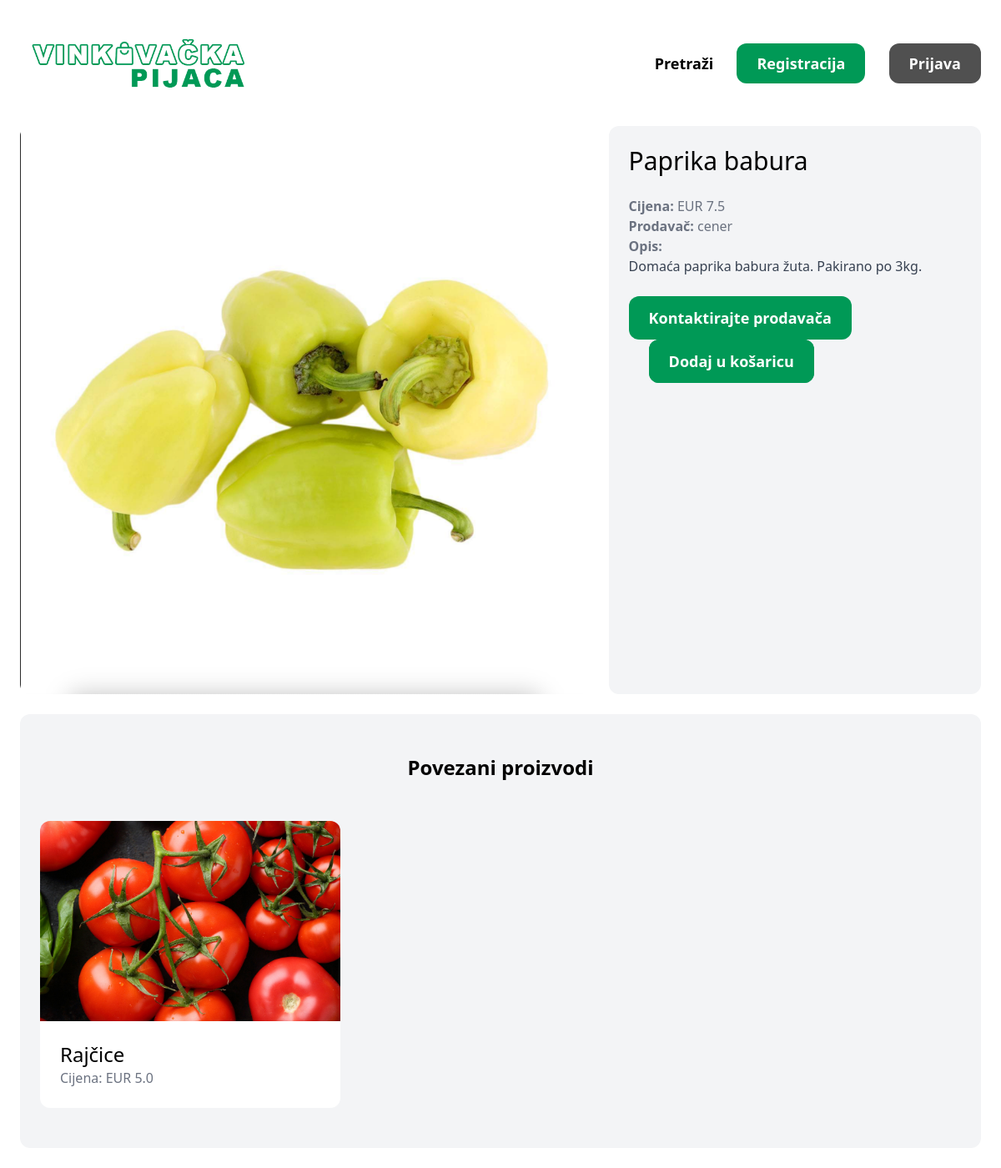
The page /items/13/ on the database as committed earlier.
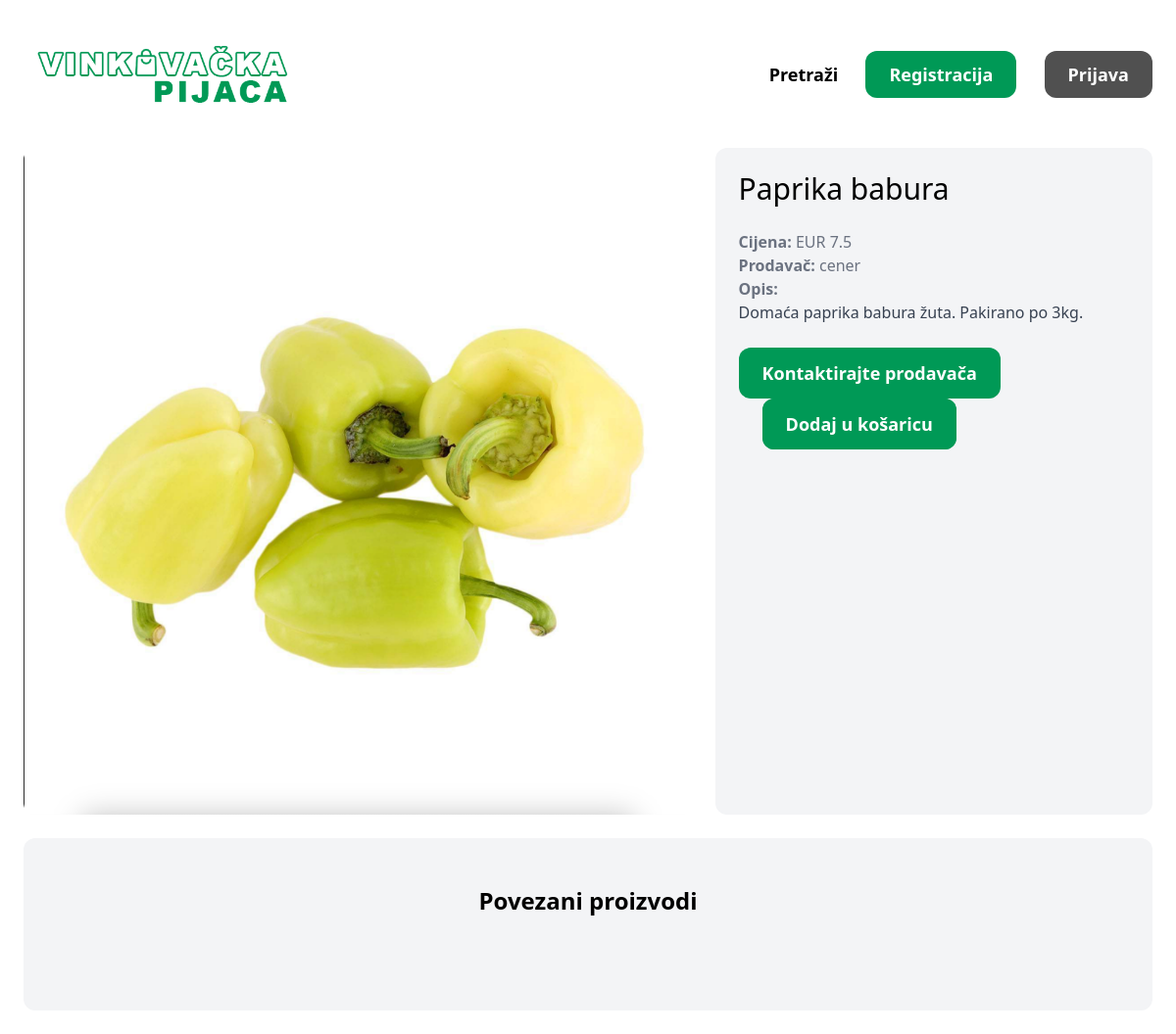
The same page on the database as committed later.
### item/models.py (models this page shows, shortened)
class Item(models.Model):
    kategorija = models.ForeignKey(Category, related_name='items', on_delete=models.CASCADE)
    naziv = models.CharField(max_length=255)
    opis = models.TextField(blank=True, null=True)
    cijena = models.FloatField()
    slika = models.ImageField(upload_to='item_images', blank=True, null=True)
    created_at = models.DateTimeField(auto_now_add=True)
    created_by = models.ForeignKey(User, related_name='items', on_delete=models.CASCADE)
    def liked_by(self, user):
        if isinstance(user, User):
            return user.like_set.filter(item=self).count() > 0
        else:
            return False

### item/views.py (the view)
# urls.py: path('<int:pk>/', views.detail, name='detail'),
def detail(request, pk):
    item = get_object_or_404(Item, pk=pk)
    related_items = Item.objects.filter(kategorija=item.kategorija).exclude(pk=pk)[0:3]
    liked = item.liked_by(request.user)
    context = {
        'item': item,
        'related_items': related_items,
        'liked': liked,
    }
    return render(request, 'item/detail.html', context)

### item/templates/item/detail.html (shortened to what this page needs)
{% extends 'home/base.html' %}
{% block content %}
<div class="grid grid-cols-5 gap-6">
    <div class="col-span-3">
        <img src="{{ item.slika.url }}" class="rounded-xl">
    </div>
    <div class="col-span-2 p-6 bg-gray-100 rounded-xl">
        <h1 class="mb-6 text-3xl">{{ item.naziv }}</h1>
        <p class="text-gray-500"><strong>Cijena: </strong>EUR {{ item.cijena }}</p>
        <p class="text-gray-500"><strong>Prodavač: </strong>{{ item.created_by.username }}</p>
        {% if item.opis %}
            <p class="text-gray-700">
                <strong class="text-gray-500">Opis:</strong><br>
                {{ item.opis }}
            </p>
        {% endif %}
        {% if request.user == item.created_by %}
        <br>
                <p>Uredite vaš proizvod:</p>
                <a href="{% url 'item:edit' item.id %}" id="inb" class="inline-block mt-6 px-6 py-3 text-lg font-semibold text-white rounded-xl">Uredi</a>
                <a href="{% url 'item:delete' item.id %}" class="inline-block mt-6 ml-6 px-6 py-3 text-lg font-semibold bg-red-500 text-white rounded-xl hover:bg-red-700">Ukloni</a>
        {% elif request.user.is_superuser %}
        <br>
                <p>Ovaj proizvod prodaje: <strong>{{ item.created_by.username }}</strong></p>
                <a href="{% url 'item:delete' item.id %}" class="inline-block mt-6 px-6 py-3 text-lg font-semibold bg-red-500 text-white rounded-xl hover:bg-red-700">Ukloni</a>
            </div>
        {% else %}
            <a href="{% url 'conversation:new' item.id %}" id="inb" class="inline-block mt-6 px-6 py-3 text-lg font-semibold text-white rounded-xl">Kontaktirajte prodavača</a>
            <form action="{% url 'item:toggle_like' item.id%}" method="post" id="inb" class="inline-block text-lg ml-6 font-semibold text-white rounded-xl">
                {% if liked %}
                    <input class="px-6 py-3 text-lg font-semibold bg-red-500 text-white rounded-xl hover:bg-red-700" type="submit" value="Ukloni iz košarice">
                {% else %}
                    <input id="inb" class="px-6 py-3 text-lg font-semibold text-white rounded-xl" type="submit" value="Dodaj u košaricu">
                {% endif %}
            </form>
        {% endif %}
    </div>
</div>
<div class="mt-6 px-6 py-12 bg-gray-100 rounded-xl">
    <h2 class="mb-12 text-2xl text-center"><b>Povezani proizvodi</b></h2>
    <div class="grid grid-cols-3 gap-3">
        {% for item in related_items %}
            <div class="hover:scale-105 ease-in-out duration-300">
                <a href="{% url 'item:detail' item.id %}">
                    <div>
                        <img src="{{ item.slika.url }}" class="rounded-t-xl">
                    </div>
                    <div class="p-6 bg-white rounded-b-xl">
                        <h2 class="text-2xl">{{ item.naziv }}</h2>
                        <p class="text-gray-500">Cijena: EUR {{ item.cijena }}</p>
                    </div>
                </a>
            </div>
        {% endfor %}
    </div>
</div>
{% endblock %}

Rows that differ between the two databases and show on the page:
removed Item: slika (picture), naziv "Rajčice", cijena "5.0"
